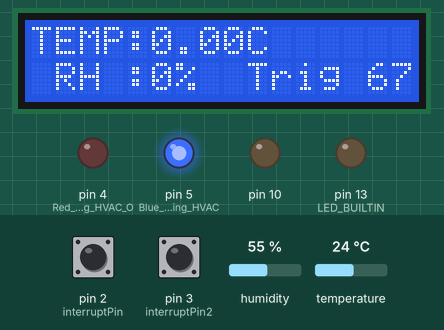
Bench run of a sketch on a simulated Arduino Uno, built with avr-gcc and run on an emulated ATmega328P. On the bench: 16×2 character LCD, output pins drawn as LEDs (lit = HIGH). Inputs (shaded band) come from the test bench; at power-on: pin 2 (interruptPin) HIGH, humidity 55 %, pin 3 (interruptPin2) HIGH, temperature 24 °C.

Above: at 1.3 s.
1.4 s: pin 2 (interruptPin) pulled LOW for 1 s
At 2.0 s:
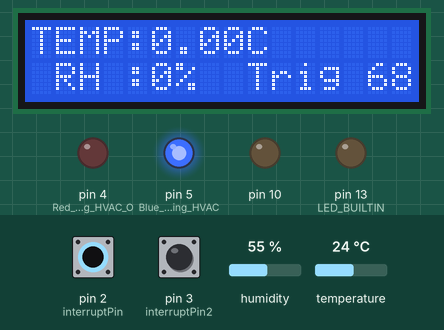
16.4 s: humidity set to 67 %
At 24.8 s:
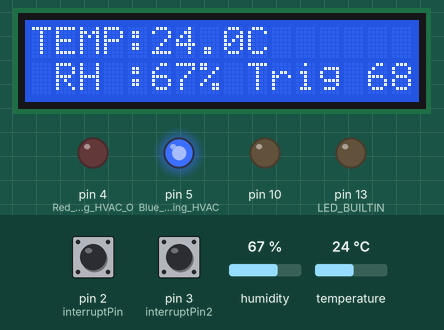
25.9 s: humidity set to 70 %
At 33.3 s:
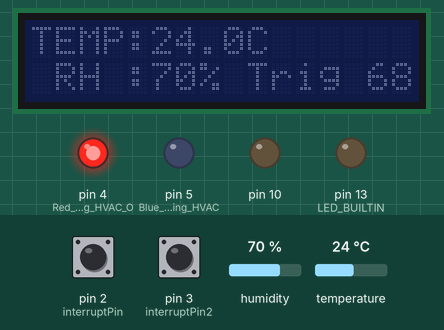
33.9 s: pin 3 (interruptPin2) pulled LOW for 0.15 s
At 34.3 s:
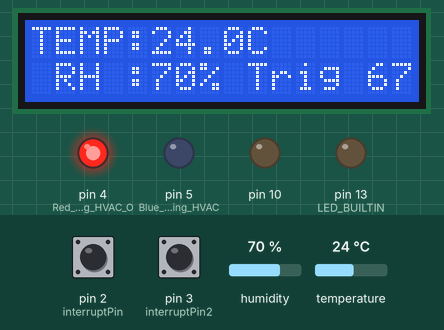
48.0 s: pin 3 (interruptPin2) pulled LOW for 1 s
At 48.4 s:
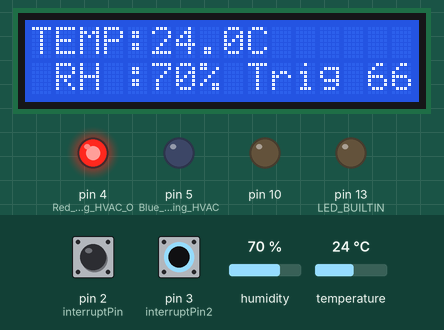
63.0 s: humidity set to 67 %
At 65.2 s:
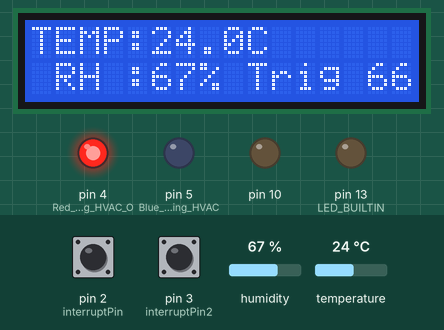
73.6 s: humidity set to 64 %
Timing chart, 0 to 81.7 s (numbered marks = the images above; inputs shaded):
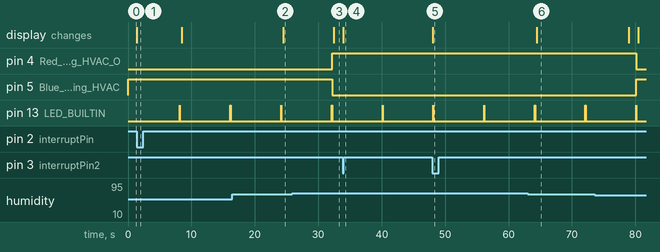

The sketch:

temp_sensor_new_sketch_with_Timer1.ino
```cpp
#include "DHT_U.h"//DHT sensor Library
#include <LiquidCrystal_I2C.h>//LCD Library
#include <TimerOne.h>
#define DHTPIN 6 //Define sensor pin(pin 6)
#define DHTTYPE DHT11 //Type of sensor used declared.

DHT dht(DHTPIN, DHTTYPE);//Create sensor object
LiquidCrystal_I2C lcd(0x27, 2, 1, 0, 4, 5, 6, 7, 3, POSITIVE);//Create lcd object using these pins

boolean a=LOW,b=HIGH;
boolean on=HIGH, off=LOW;
boolean read_flag;
float t=0;
byte h = 0;
byte pwm = 0;
volatile byte set_point;//RH set_point
const byte interruptPin = 2;
const byte interruptPin2 = 3;
long previousMillis = 0;
long interval = 6000; //Read sensor each 6 seconds
long backlighttime = 30000; //lcd backlight on timer in mSeconds
long preMillis = 0;


void setup(void){

lcd.begin(16, 2);              //Start lcd
lcd.setCursor(0,0);           //Set in position 0,0
pinMode(LED_BUILTIN, OUTPUT);
pinMode(interruptPin2, INPUT_PULLUP);
pinMode(interruptPin, INPUT_PULLUP);
pinMode(4, OUTPUT);//Red LED indicating HVAC ON
pinMode(5, OUTPUT);//Blue LED indicating HVAC OFF
attachInterrupt(digitalPinToInterrupt(interruptPin), change_set_point_up, FALLING);
attachInterrupt(digitalPinToInterrupt(interruptPin2), change_set_point_down, FALLING);
digitalWrite(5,HIGH);//Turn on LED
digitalWrite(4,LOW);//Turn off LED
analogWrite(10, pwm); //~~2% PWM fan drive to detect RH hikes - pin test, thats all for now.
dht.begin();//Start DHT11 sensor
lcd.begin(16, 2);              //Start lcd
lcd.setCursor(0,0);            //Set in position 0,0
lcd.print("TEMP:");
lcd.setCursor(0,1);//Change cursor position
lcd.print(" RH :");
set_point = 67;
Timer1.initialize(8000000);
Timer1.attachInterrupt(set_flag);
read_flag = false;
digitalWrite(LED_BUILTIN, LOW);
}


void loop(){

  int main;
  main = main_loop();

  unsigned long currentbcklight = millis();//time elapsed
  if(currentbcklight - preMillis > backlighttime) //Comparison between the elapsed time and the time in which the action is to be executed
  {
    preMillis = currentbcklight; //"Last time
    lcd.setBacklight(off);
  }
   else if (digitalRead(2) == LOW) {
      preMillis = millis(); //Keeps the interval at the same length
      lcd.setBacklight(on);
    }
    else if (digitalRead(3) == LOW) {
       preMillis = millis();
        lcd.setBacklight(on);
      }
    }


//###################################Functions listed below#######################################################################:

int set_flag()
 {
    read_flag  = true;
    digitalWrite(LED_BUILTIN, HIGH);
 }
//interrupt set_point_up for setting trigger RH point
void change_set_point_up() {
  set_point ++;

}
//interrupt set_point_down for setting triger or lower RH point
void change_set_point_down() {
  set_point --;

}
//###############################Main loop function########################################################)
int main_loop(){

  if (read_flag == true){
     h = dht.readHumidity();//humidity value
     t = dht.readTemperature();//temperature value in degrees celcius
     digitalWrite(LED_BUILTIN, LOW);
      read_flag = false;
  }

  else {

     lcd.setCursor(5,0);
     lcd.print(t);
     lcd.setCursor(9, 0);//writes over second decimal point to get rid of it (is there a different way for getting only one decimal point??)
     lcd.print("C");
     lcd.setCursor(5,1);
     lcd.print(h);
     lcd.print("%");
     lcd.setCursor(9, 1);
     lcd.print("Trig ");
     lcd.print(set_point);

}


    if(h>set_point && a==LOW)//if humidity is above the set_point and pin a is LOW
    {
      digitalWrite(4,HIGH);//Active air ventilation
      digitalWrite(5,LOW);
      //analogWrite(10, 250);
      a=HIGH;
      b=LOW;

    }
    else if(h<set_point && b==LOW)//if humidity is below the set_point and Pin b is LOW
    {
      digitalWrite(5,HIGH);
      digitalWrite(4,LOW);//Turn off LED indicator
      //analogWrite(10, 0);
      a=LOW;
      b=HIGH;
    }


}
```

Measured:
- the behaviour switches between 68 and 69 % on humidity (found by bisection; images 2 and 3)
- after the input at 1.4 s, the display: changes at once (image 1)
- after the input at 16.4 s, the display: changes after 8.1 s (image 2)
- after the input at 25.9 s, pin 4 (Red_LED_indicating_HVAC_O): LOW → HIGH after 6.3 s; pin 5 (Blue_LED_indicating_HVAC): HIGH → LOW after 6.3 s; the display: changes after 6.6 s (image 3)
- after the input at 33.9 s, the display: changes at once (image 4)
- after the input at 48.0 s, the display: changes at once (image 5)
- after the input at 63.0 s, the display: changes after 1.5 s (image 6)
- after the input at 73.6 s, pin 4 (Red_LED_indicating_HVAC_O): HIGH → LOW after 6.6 s; pin 5 (Blue_LED_indicating_HVAC): LOW → HIGH after 6.6 s
